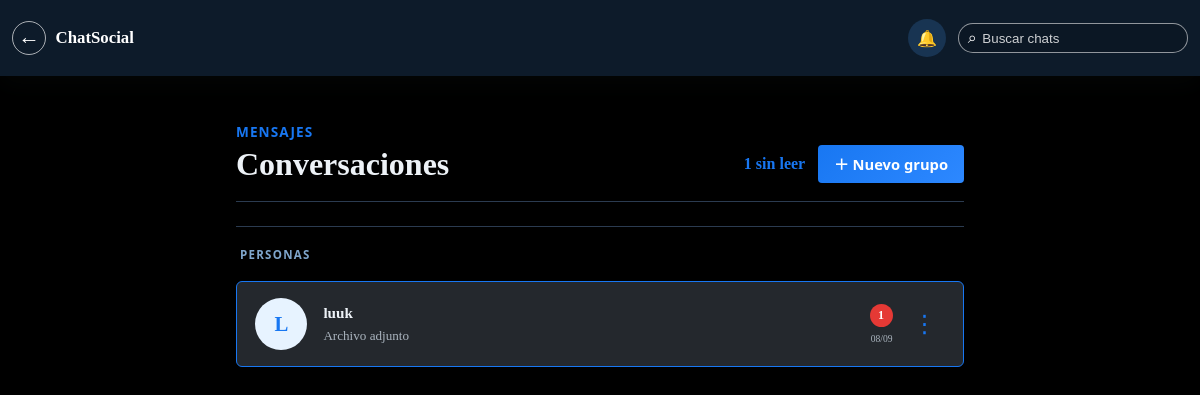
The page /mensajes/2 (signed in) on the database its author committed.
### app.py (models this page shows)
class Usuario(db.Model):
    id = db.Column(db.Integer, primary_key=True)
    telefono = db.Column(db.String(20), unique=True, nullable=False)
    telefono_publico = db.Column(db.Boolean, default=False, nullable=False)
    usuario = db.Column(db.String(80), unique=True, nullable=False)
    password = db.Column(db.String(200), nullable=False)
    nombre = db.Column(db.String(100))
    bio = db.Column(db.Text)
    foto = db.Column(db.String(200))  # URL o ruta de imagen
    foto_data = db.Column(db.Text)  # Imagen subida, guardada en la base de datos

class Mensaje(db.Model):
    id = db.Column(db.Integer, primary_key=True)
    emisor_id = db.Column(db.Integer, db.ForeignKey('usuario.id'), nullable=False)
    receptor_id = db.Column(db.Integer, db.ForeignKey('usuario.id'), nullable=False)
    contenido = db.Column(db.Text, nullable=False, default="")
    imagen = db.Column(db.String(255))
    video = db.Column(db.String(255))
    audio = db.Column(db.String(255))
    respuesta_a_id = db.Column(db.Integer, db.ForeignKey('mensaje.id'), nullable=True)
    grupo_id = db.Column(db.Integer, db.ForeignKey('grupo.id'), nullable=True)
    leido = db.Column(db.Boolean, default=False, nullable=False)
    fecha = db.Column(db.DateTime, default=datetime.utcnow, nullable=False)
    emisor = db.relationship('Usuario', foreign_keys=[emisor_id])
    receptor = db.relationship('Usuario', foreign_keys=[receptor_id])
    respuesta_a = db.relationship('Mensaje', remote_side=[id], uselist=False)

### app.py (the view)
@app.route("/mensajes/<int:user_id>")
def mensajes(user_id):
    if session.get('user_id') != user_id:
        flash("Inicia sesión para ver tus mensajes.", "danger")
        return redirect(url_for("login"))
    usuario = Usuario.query.get(user_id)
    if not usuario:
        flash("Usuario no encontrado.")
        return redirect(url_for("index"))
    conversaciones = {}
    mensajes_usuario = Mensaje.query.filter(
        Mensaje.grupo_id.is_(None),
        (Mensaje.emisor_id == user_id) | (Mensaje.receptor_id == user_id)
    ).order_by(Mensaje.fecha.desc(), Mensaje.id.desc()).all()
    for mensaje in mensajes_usuario:
        partner_id = mensaje.receptor_id if mensaje.emisor_id == user_id else mensaje.emisor_id
        if partner_id not in conversaciones:
            partner = Usuario.query.get(partner_id)
            if partner:
                conversaciones[partner_id] = {
                    "usuario": partner,
                    "ultimo": mensaje,
                    "nuevos": 0,
                }
        if (mensaje.receptor_id == user_id and not mensaje.leido
                and partner_id in conversaciones):
            conversaciones[partner_id]["nuevos"] += 1
    grupos = []
    for pertenencia in GrupoMiembro.query.filter_by(usuario_id=user_id).all():
        ultimo = Mensaje.query.filter_by(grupo_id=pertenencia.grupo_id).order_by(Mensaje.fecha.desc(), Mensaje.id.desc()).first()
        grupos.append({"grupo": pertenencia.grupo, "ultimo": ultimo})
    return render_template(
        "mensajes.html",
        usuario=usuario,
        user_id=user_id,
        conversaciones=list(conversaciones.values()),
        grupos=grupos,
        unread_count=Mensaje.query.filter(
            Mensaje.grupo_id.is_(None),
            Mensaje.receptor_id == user_id,
            Mensaje.leido.is_(False),
        ).count(),
        notification_count=Notificacion.query.filter_by(usuario_id=user_id, leida=False).count(),
    )

### templates/mensajes.html (shortened to what this page needs)
<!DOCTYPE html>
<html lang="es">
<head>
    <link rel="stylesheet" href="{{ url_for('static', filename='style_new.css') }}">
</head>
<body>
    <header class="messages-header">
        <div class="container messages-toolbar">
            <a href="{{ url_for('home', user_id=user_id) }}" class="messages-back-button" aria-label="Volver al inicio" title="Volver al inicio">←</a>
            <strong class="messages-brand">ChatSocial</strong>
            <div class="header-actions">
                <a class="notifications-link" href="{{ url_for('notificaciones', user_id=user_id) }}" aria-label="Abrir notificaciones" title="Notificaciones">🔔{% if notification_count %}<span>{{ notification_count }}</span>{% endif %}</a>
                <label class="conversation-search" for="conversation-search">
                    <span aria-hidden="true">⌕</span>
                    <input type="search" id="conversation-search" placeholder="Buscar chats" autocomplete="off" aria-label="Buscar chats">
                </label>
            </div>
        </div>
    </header>
    <main class="container messages-page">
        <div class="messages-heading">
            <div class="messages-title-block">
                <p class="eyebrow">Mensajes</p>
                <h1>Conversaciones</h1>
            </div>
            <div class="messages-heading-actions">
                {% if unread_count %}<span class="messages-total">{{ unread_count }} sin leer</span>{% endif %}
                <a class="btn btn-primary messages-new-group" href="{{ url_for('crear_grupo') }}"><span aria-hidden="true">＋</span> Nuevo grupo</a>
            </div>
        </div>
        <section class="conversation-list" aria-label="Lista de conversaciones">
            {% if conversaciones %}<p class="conversation-section-label">Personas</p>{% endif %}
            {% if conversaciones %}
                {% for conversacion in conversaciones %}
                    <div class="conversation-item pressable-conversation {% if conversacion.nuevos %}has-unread{% endif %}" data-menu-target="conversation-menu-{{ conversacion.usuario.id }}" data-href="{{ url_for('chat', emisor_id=user_id, receptor_id=conversacion.usuario.id) }}" data-search-text="{{ (conversacion.usuario.usuario ~ ' ' ~ (conversacion.ultimo.contenido or ''))|lower }}">
                        <a class="conversation-link" href="{{ url_for('chat', emisor_id=user_id, receptor_id=conversacion.usuario.id) }}" aria-label="Abrir chat con {{ conversacion.usuario.usuario }}">
                            <span class="conversation-avatar">{{ conversacion.usuario.usuario.replace('@', '')[0]|upper }}</span>
                            <span class="conversation-content">
                                <strong>{{ conversacion.usuario.usuario }}</strong>
                                <span>{{ conversacion.ultimo.contenido or 'Archivo adjunto' }}</span>
                            </span>
                            <span class="conversation-meta">
                                {% if conversacion.nuevos %}
                                    <b class="conversation-unread">{{ conversacion.nuevos }}</b>
                                {% endif %}
                                <small>{{ conversacion.ultimo.fecha.strftime('%d/%m') if conversacion.ultimo.fecha else '' }}</small>
                            </span>
                        </a>
                        <button type="button" class="conversation-menu-trigger" aria-label="Más opciones" onclick="event.stopPropagation(); toggleMenu('conversation-menu-{{ conversacion.usuario.id }}')">⋮</button>
                    </div>
                {% endfor %}
            {% endif %}
        </section>
    </main>
</body>
</html>

### rows shown on the page
Usuario: usuario.usuario "L", usuario.usuario "luuk"
Mensaje: ultimo "Archivo adjunto", ultimo.fecha "08/09"

### other values the page prints
{{ unread_count }} "1"
{{ conversacion.nuevos }} "1"
